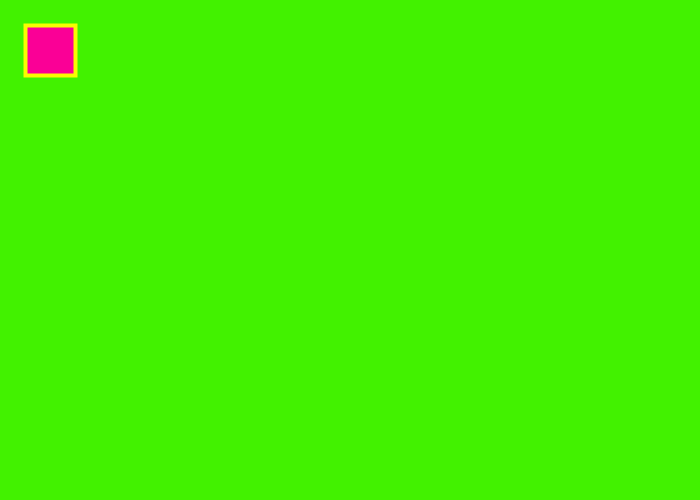
Frame 1 (no input)
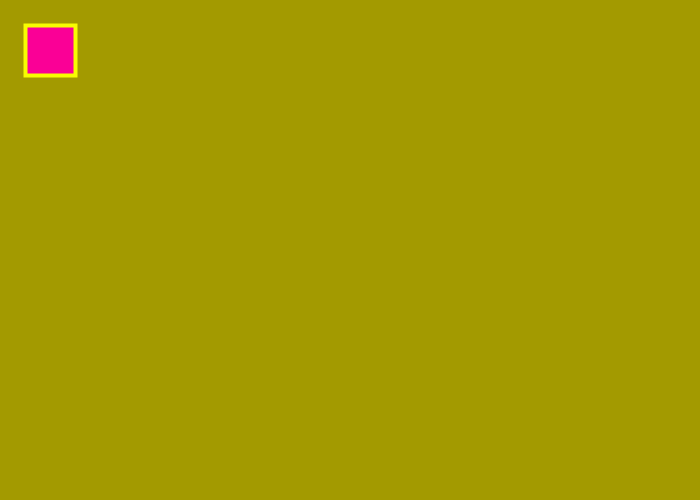
Frame 60 (the mouse pressed at the canvas centre just before this capture)
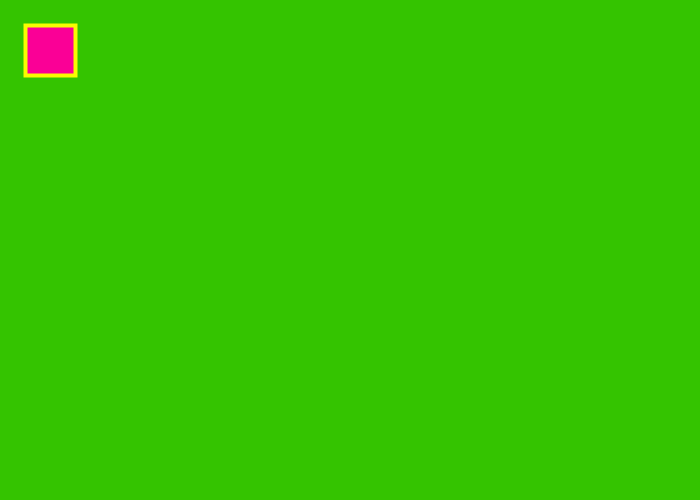
Frame 120 (the mouse held since frame 60 and released just before this capture)

The Processing sketch that drew these frames (run headless with seeded random() and noise(); from frame 60 on, the mouse is pressed at the canvas centre):

// Processing sketch: DrawingRectangle
// ── DrawingRectangle.pde
//Global Variables
int x=width*1/4, y=height*1/4, rectWidth=width*1/2, rectHeight=height*1/2;
int thin=width*1/50, thick=2*thin, resetDefault=1;
color yellow=#F8FC64, purple=#FA00F6, colourResetBlack=#000000, colourResetWhite=#FFFFFF;
color yellowNightMode=#F8FC00, purpleNightMode=#FA0096;
color strokeColour, fillColour;
float backGroundNightMode=0, blueBackgroundColour = random(255);
int backGroundBlue;
Boolean nightMode=true;
//
void setup() 
{
  size(700, 500); //Display Geometry: Square, Landscape, Portrait
  //fullScreen();
  println("Canvas", width, height);
  println("Display Orientation, ", "width: ", displayWidth, " height: ", displayHeight);
}//End setup
//
void draw() 
{
background(70);
//Colour RGB, random(a, b)
//Night Mode means colours cannot have blue // change random for night mode, hard code a "0"
if (nightMode==true) 
{
  backGroundBlue = int ( backGroundNightMode );
  strokeColour = yellowNightMode;
  fillColour = purpleNightMode;
} else 
{
  backGroundBlue = int ( blueBackgroundColour );
  strokeColour = yellow;
  fillColour = purple;
}
background( color(random(0, 255), random(255), backGroundBlue) ); //Casting Reminder //random(255)
//
strokeWeight(thick);
stroke(strokeColour); 
fill(fillColour); 
rect(x, y, rectWidth, rectHeight);
strokeWeight(resetDefault);
stroke(colourResetBlack);
fill(colourResetWhite);
}//End draw
//
void keyPressed() {}//End keyPressed
//
void mousePressed() {}//End mousePressed
